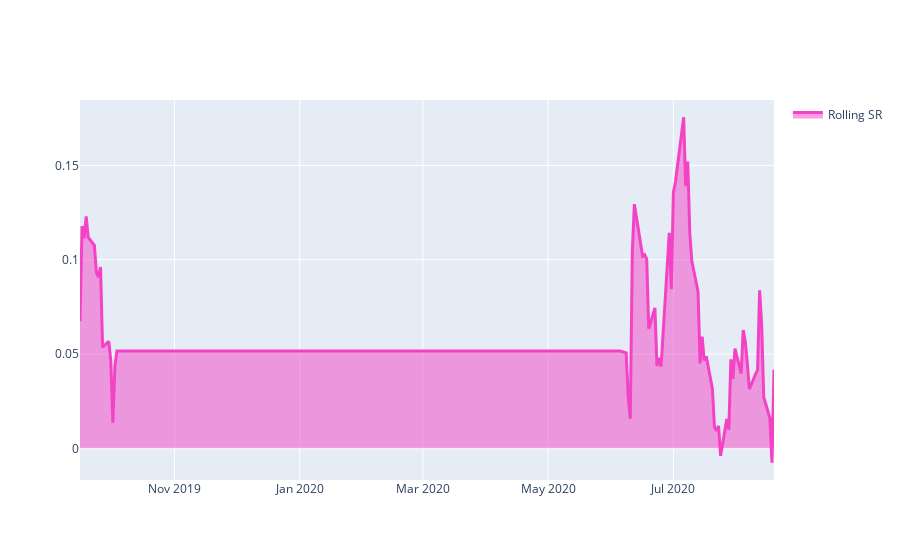

Notebook code for this chart:
### Code cell
# show rolling Sharpe ratio on a 3-year basis:
SRchart = stat.to_pandas()["sharpe_ratio"].iloc[(252*3):]
qngraph.make_plot_filled(SRchart.index, SRchart, color="#F442C5", name="Rolling SR")

### Figure 1 — Plotly figure (JSON) as saved in the notebook; plotly's stock layout.template omitted (floating-point values rounded to 4 significant figures; data arrays with more than 128 entries replaced by an {"elided": "..."} marker saying what was removed)
{"data": [{"fill": "tonexty", "line": {"color": "#F442C5", "width": 3}, "name": "Rolling SR", "type": "scatter", "x": {"elided": "235 str values"}, "y": {"elided": "235 float values"}}], "layout": {"showlegend": true, "yaxis": {"range": [-0.01681, 0.1847]}}}
